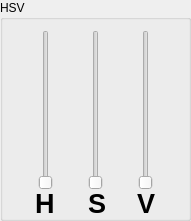
   <widget class="QGroupBox" name="groupBox_hsv">
    <property name="geometry">
     <rect>
      <x>550</x>
      <y>300</y>
      <width>191</width>
      <height>221</height>
     </rect>
    </property>
    <property name="title">
     <string>HSV</string>
    </property>
    <widget class="QSlider" name="hueSlider">
     <property name="geometry">
      <rect>
       <x>35</x>
       <y>30</y>
       <width>21</width>
       <height>160</height>
      </rect>
     </property>
     <property name="maximum">
      <number>360</number>
     </property>
     <property name="orientation">
      <enum>Qt::Vertical</enum>
     </property>
    </widget>
    <widget class="QSlider" name="saturationSlider">
     <property name="geometry">
      <rect>
       <x>85</x>
       <y>30</y>
       <width>21</width>
       <height>160</height>
      </rect>
     </property>
     <property name="maximum">
      <number>512</number>
     </property>
     <property name="orientation">
      <enum>Qt::Vertical</enum>
     </property>
    </widget>
    <widget class="QSlider" name="valueSlider">
     <property name="geometry">
      <rect>
       <x>135</x>
       <y>30</y>
       <width>21</width>
       <height>160</height>
      </rect>
     </property>
     <property name="maximum">
      <number>512</number>
     </property>
     <property name="orientation">
      <enum>Qt::Vertical</enum>
     </property>
    </widget>
    <widget class="QLabel" name="hLabel">
     <property name="geometry">
      <rect>
       <x>137</x>
       <y>188</y>
       <width>31</width>
       <height>31</height>
      </rect>
     </property>
     <property name="font">
      <font>
       <pointsize>20</pointsize>
       <bold>true</bold>
      </font>
     </property>
     <property name="text">
      <string>V</string>
     </property>
    </widget>
    <widget class="QLabel" name="sLabel">
     <property name="geometry">
      <rect>
       <x>88</x>
       <y>188</y>
       <width>31</width>
       <height>31</height>
      </rect>
     </property>
     <property name="font">
      <font>
       <pointsize>20</pointsize>
       <bold>true</bold>
      </font>
     </property>
     <property name="text">
      <string>S</string>
     </property>
    </widget>
    <widget class="QLabel" name="vLabel">
     <property name="geometry">
      <rect>
       <x>35</x>
       <y>193</y>
       <width>31</width>
       <height>21</height>
      </rect>
     </property>
     <property name="font">
      <font>
       <pointsize>20</pointsize>
       <bold>true</bold>
      </font>
     </property>
     <property name="text">
      <string>H</string>
     </property>
    </widget>
   </widget>
